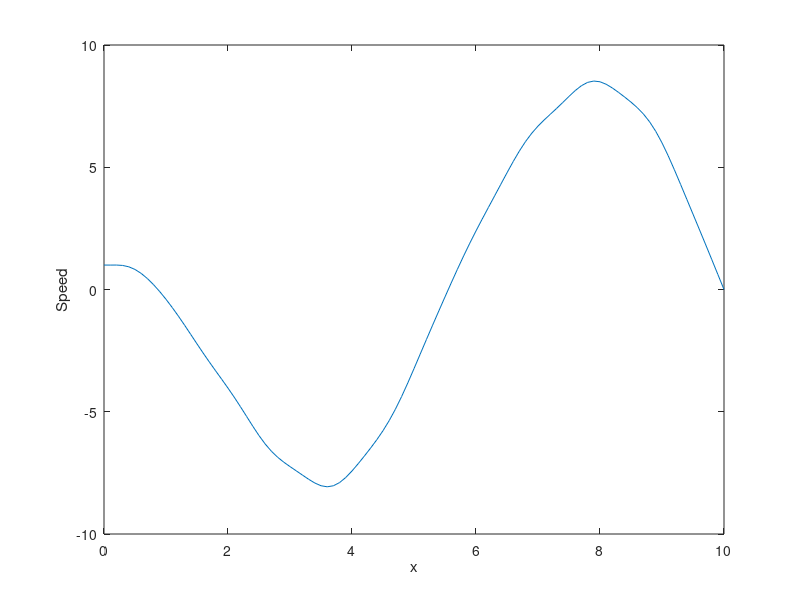

The MATLAB script that drew this image:
% solve linear Boundary Value Problem from
% 5-finite-difference-methods-1995.pdf

%% u'' - pu' -ru = q
clear
% I made up these functions
r = @(x) -sin(3*x)^2;
p = @(x) 1/x^2;
q = @(x) sin(2*x);


% define mesh
h = .1;% Step size
xmin = 0;
xmax = 10;
x = xmin:h:xmax;
N = length(x) -1;
A = NaN(N+1,N+1);

% Make the matrix A
for i = 2:N
    a(i) = -(2/h^2+r(x(i)));
    bb(i) = 1/h^2 + p(x(i))/2/h;
    c(i) = 1/h^2 - p(x(i))/2/h;
end
a(1) = 1;
a(N+1) = 1;
c(1) = 0;
bb(N+1) = 0;
for i = 1:N+1
    for j = 1:N+1
        if i == j
            A(i,j) = a(i);
        elseif i-1 == j
            A(i,j) = bb(i);
        elseif i == j-1
            A(i,j) = c(i);
        else
            A(i,j) = 0;
        end
    end
end

% Make matrix b
b(1) = 1; % Initial condition
b(N+1) = 0; % boundary condition
for i = 2:N
    b(i) = q(x(i));
end

% solve for u(x(i))
u = A\b';
plot(x,u)
xlabel('x')
ylabel('Speed')
